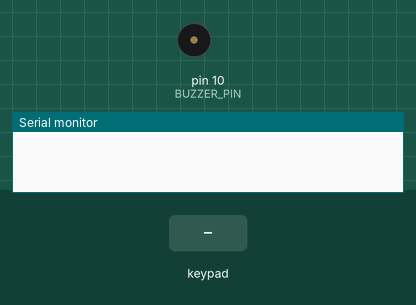
Recording of a sketch running on a simulated Arduino Uno, built with avr-gcc and run on an emulated ATmega328P. On the bench: buzzer (waves = sounding), the last lines printed to the serial monitor. The test bench sets the inputs (shaded band).

Above: at 1.2 s.
1.3 s: key '1' pressed
At 1.9 s:
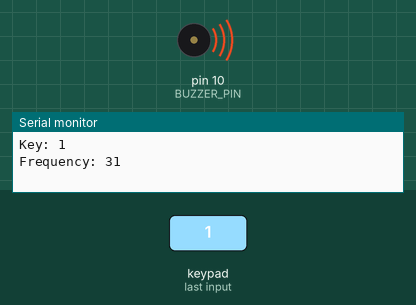
2.8 s: keypad keys 5 4 3 2 D pressed 0.4 s apart
At 5.2 s:
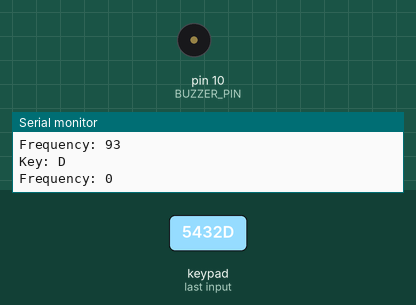
6.3 s: key 'A' pressed
At 6.6 s:
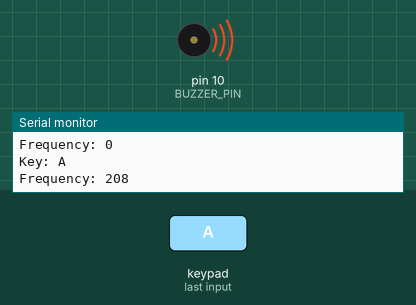
7.8 s: keypad keys 5 4 3 2 # pressed 0.4 s apart
At 8.4 s:
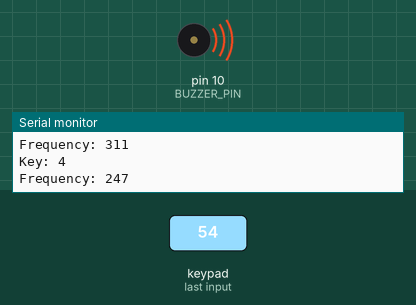
11.3 s: key 'B' pressed
At 12.1 s:
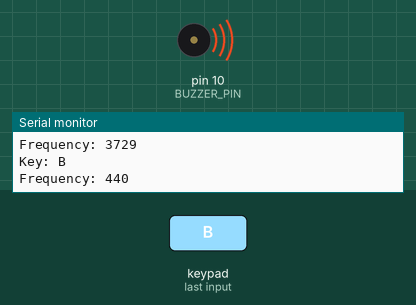
12.8 s: keypad keys 5 4 3 2 * pressed 0.4 s apart
At 13.7 s:
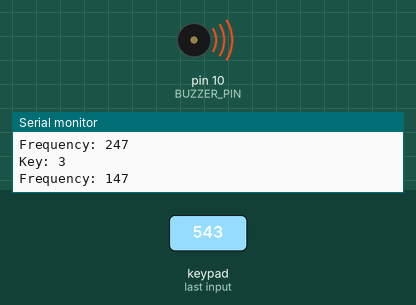
Timing chart, 0 to 15.9 s (numbered marks = the images above; inputs shaded):
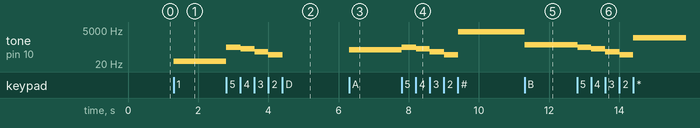

The sketch:

day12_buzzer_keyboard.ino
```cpp
#include <Keypad.h>

const byte ROWS = 4;
const byte COLS = 4;

const byte ROW_PINS[ROWS] = {5,4,3,2};
const byte COL_PINS[COLS] = {6,7,8,9};

const char BUTTONS[ROWS][COLS] = {
  {'1','2','3','A'},
  {'4','5','6','B'},
  {'7','8','9','C'},
  {'*','0','#','D'}
};

const unsigned int TONES[ROWS][COLS] = {
  {31, 93, 147, 208},
  {247, 311, 370, 440},
  {523, 587, 698, 880},
  {1397, 2637, 3729, 0}
};

const byte BUZZER_PIN = 10;


bool pin(){

}

Keypad heroKeypad = Keypad(makeKeymap(BUTTONS), ROW_PINS, COL_PINS, ROWS, COLS);
void setup() {
  // put your setup code here, to run once:
  Serial.begin(9600);
}


void loop() {
  // put your main code here, to run repeatedly:
  char pressedButton = heroKeypad.waitForKey();

  unsigned int frequency = 0;

  for (byte i=0; i<ROWS; i++){
    for (byte j=0; j<COLS; j++){
      if (BUTTONS[i][j] == pressedButton){
        frequency = TONES[i][j];
      }
    }
  }
  Serial.print("Key: ");
  Serial.println(pressedButton);
  Serial.print("Frequency: ");
  Serial.println(frequency);

  if (frequency > 0){
    tone(BUZZER_PIN, frequency);
  }else {
    noTone(BUZZER_PIN);
  }

}
```

Measured:
- after the input at 1.3 s, tone on pin 10 (BUZZER_PIN): silent → 31 Hz at once
- after the input at 2.8 s, tone on pin 10 (BUZZER_PIN): plays 311 Hz for 0.40 s, 247 Hz for 0.40 s, 147 Hz for 0.39 s, 93 Hz for 0.40 s, starting at once
- after the input at 6.3 s, tone on pin 10 (BUZZER_PIN): silent → 208 Hz at once
- after the input at 7.8 s, tone on pin 10 (BUZZER_PIN): plays 311 Hz for 0.40 s, 247 Hz for 0.39 s, 147 Hz for 0.40 s, 93 Hz for 0.40 s, 3729 Hz for 1.9 s, starting at once
- after the input at 11.3 s, tone on pin 10 (BUZZER_PIN): 3729 Hz → 440 Hz at once
- after the input at 12.8 s, tone on pin 10 (BUZZER_PIN): plays 311 Hz for 0.39 s, 247 Hz for 0.40 s, 147 Hz for 0.40 s, 93 Hz for 0.39 s, 1397 Hz for 2.9 s, starting at once
